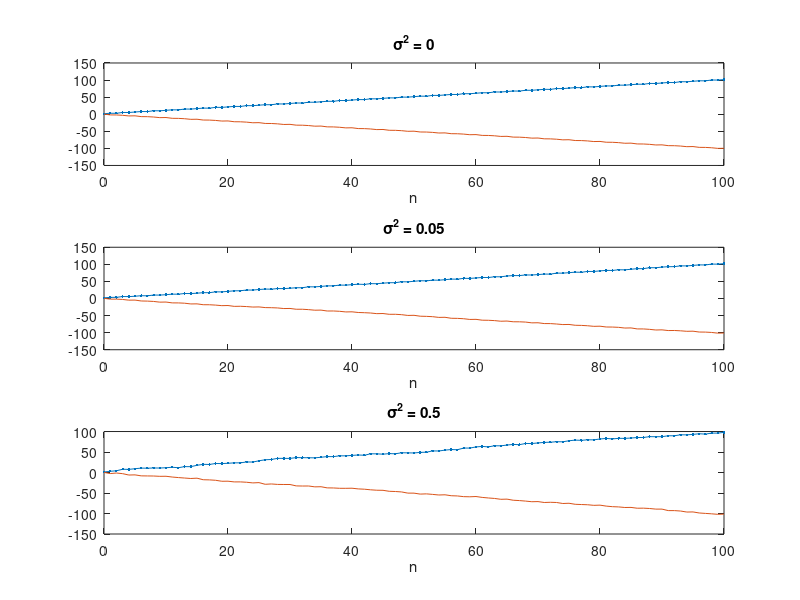

MATLAB code to generate this figure:
% MATLAB script for Illustrative Problem 7.9

M = 8;
Es = 1;                                 % Energy oer symbol
T = 1;
Ts = 100/T;
fc = 30/T;
t = 0:T/100:T;
l_t = length(t);
A_mc = 1/sqrt(Es);                      % Signal Amplitude
A_ms = -1/sqrt(Es);                     % Signal Amplitude
g_T = sqrt(2/T)*ones(1,l_t);
phi = 2*pi*rand;
si_1 = g_T.*cos(2*pi*fc*t + phi);
si_2 = g_T.*sin(2*pi*fc*t + phi);
var = [ 0 0.05 0.5];                    % Noise variance vector
for k = 1 : length(var)
    % Generation of the noise components:
    n_c = sqrt(var(k))*randn(1,l_t);
    n_s = sqrt(var(k))*randn(1,l_t);
    noise = n_c.*cos(2*pi*fc+t) - n_s.*sin(2*pi*fc+t);
    % The received signal
    r = A_mc*g_T.*cos(2*pi*fc*t+phi) + A_ms*g_T.*sin(2*pi*fc*t+phi) + noise;
    % The correlator outputs:
    y_c = zeros(1,l_t);
    y_s = zeros(1,l_t);
    for i = 1:l_t
        y_c(i) = sum(r(1:i).*si_1(1:i));
        y_s(i) = sum(r(1:i).*si_2(1:i));
    end
    % Plotting the results:
    subplot(3,1,k)
    plot([0 1:length(y_c)-1],y_c,'.-')
    hold
    plot([0 1:length(y_s)-1],y_s)
    title(['\sigma^2 = ',num2str(var(k))])
    xlabel('n')
    axis auto
end